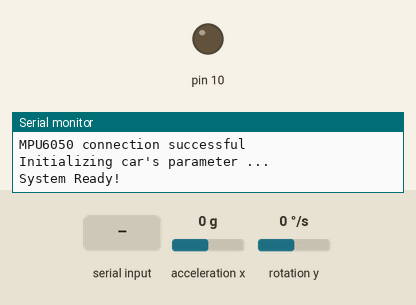
Recording of a sketch running on a simulated Arduino Uno, built with avr-gcc and run on an emulated ATmega328P. Shown: output pins drawn as LEDs (lit = HIGH), the last lines printed to the serial monitor. Inputs (shaded band) come from the test bench; at power-on: acceleration x 0 g, rotation y 0 °/s.

Above: at 1.2 s.
1.3 s: byte 111 (CMD_MOTOR) received over Serial
At 1.8 s:
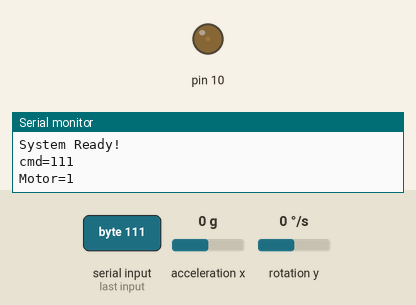
2.8 s: acceleration x set to -0.8 g
At 2.95 s:
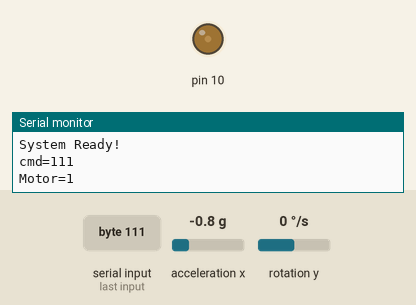
4.6 s: rotation y set to -192 °/s
At 5.96 s:
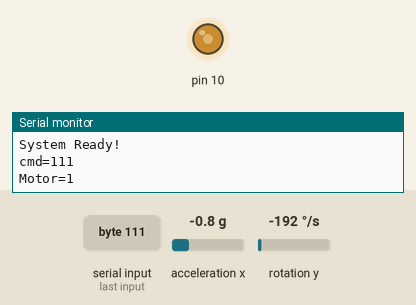
7.6 s: "1" received over Serial
Timing chart, 0 to 10.6 s (numbered marks = the images above; inputs shaded):
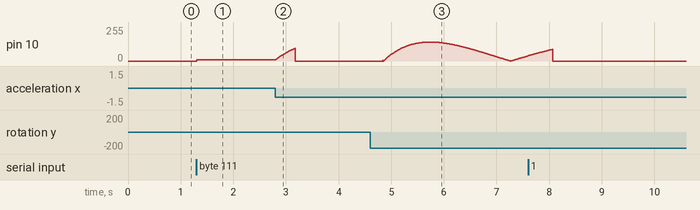

The sketch:

balance1.ino
```cpp
#include "TimerOne.h"
/* ============================================
I2Cdev device library code is placed under the MIT license
Copyright (c) 2011 Jeff Rowberg

Permission is hereby granted, free of charge, to any person obtaining a copy
of this software and associated documentation files (the "Software"), to deal
in the Software without restriction, including without limitation the rights
to use, copy, modify, merge, publish, distribute, sublicense, and/or sell
copies of the Software, and to permit persons to whom the Software is
furnished to do so, subject to the following conditions:

The above copyright notice and this permission notice shall be included in
all copies or substantial portions of the Software.

THE SOFTWARE IS PROVIDED "AS IS", WITHOUT WARRANTY OF ANY KIND, EXPRESS OR
IMPLIED, INCLUDING BUT NOT LIMITED TO THE WARRANTIES OF MERCHANTABILITY,
FITNESS FOR A PARTICULAR PURPOSE AND NONINFRINGEMENT. IN NO EVENT SHALL THE
AUTHORS OR COPYRIGHT HOLDERS BE LIABLE FOR ANY CLAIM, DAMAGES OR OTHER
LIABILITY, WHETHER IN AN ACTION OF CONTRACT, TORT OR OTHERWISE, ARISING FROM,
OUT OF OR IN CONNECTION WITH THE SOFTWARE OR THE USE OR OTHER DEALINGS IN
THE SOFTWARE.
===============================================
*/
// Arduino Wire library is required if I2Cdev I2CDEV_ARDUINO_WIRE implementation
// is used in I2Cdev.h
#include "Wire.h"

// I2Cdev and MPU6050 must be installed as libraries, or else the .cpp/.h files
// for both classes must be in the include path of your project
#include "I2Cdev.h"
#include "MPU6050.h"

// class default I2C address is 0x68
// specific I2C addresses may be passed as a parameter here
// AD0 low = 0x68 (default for InvenSense evaluation board)
// AD0 high = 0x69
MPU6050 Gyro6050;
// Motor dir define
#define MOTOR_CCW   2
#define MOTOR_CW    1
#define MOTOR_STOP  0

#define MOTOR_L     0
#define MOTOR_R     1


// BT command set
#define CMD_DEBUG           112 //'p'

#define CMD_KP_U            49 //'1'
#define CMD_KP_D            50 //'2'
#define CMD_KD_U            51 //'3'
#define CMD_KD_D            52 //'4'
#define CMD_KI_U            53 //'5'
#define CMD_KI_D            54 //'6'
#define CMD_BL_U            55 //'7'
#define CMD_BL_D            56 //'8'

#define CMD_TASK_TIME_U     114 //'r'
#define CMD_TASK_TIME_D     116 //'t'
#define CMD_PWM_STEP_U      121 //'y'
#define CMD_PWM_STEP_D      117 //'u'
#define CMD_ANGLE_MAX_U     13
#define CMD_ANGLE_MAX_D     14
#define CMD_ANGLE_MIN_U     15
#define CMD_ANGLE_MIN_D     16
#define CMD_ANGLE_STEP_U    17
#define CMD_ANGLE_STEP_D    18
#define CMD_PWM_STATIC_U    21
#define CMD_PWM_STATIC_D    22

#define CMD_MOTOR           111 //'o'
#define CMD_CAR_FF          119 //'w'
#define CMD_CAR_BK          122 //'z'
#define CMD_CAR_STOP        120 //'x'
#define CMD_CAR_RIGHT       115 //'s'
#define CMD_CAR_LEFT        97 //'a'
#define CMD_CAR_SPEED_U     113 //'q'
#define CMD_CAR_SPEED_D     101 //'e'

#define CMD_ACCEL_X_OFFSET_U    102 //'f'
#define CMD_ACCEL_X_OFFSET_D    118 //'v'
#define CMD_GYRO_Y_OFFSET_U     103 //'g'
#define CMD_GYRO_Y_OFFSET_D     98 //'b'

int cmd_sw_debug;
int cmd_sw_motor;

//******角度參數************
float Gyro_y;           //Y軸陀螺儀數據暫存
float Angle_gy;         //由角速度計算的傾斜角度
float Accel_x;          //X軸加速度值暫存
float Angle_ax;         //由加速度計算的傾斜角度
float Angle;            //小車最終傾斜角度
int value;            //角度正負極性標記

float Accel_x_offset;    //Regis, X軸加速度零點偏移
float Gyro_y_offset;       //Regis, 角速度軸Y零點偏移

//******PWM參數*************
int   speed_mr;         //右電機轉速
int   speed_ml;         //左電機轉速
int   PWM_R;            //右輪PWM值計算
int   PWM_L;            //左輪PWM值計算
float PWM_output;              //綜合PWM計算
float PWMI;             //PWM積分值
int   cmd_PWM_step;     //Regis, 控制馬達的級距
int   param_PWM_deadzoom; //Regis,馬達PWM的死區

//******電機參數*************
float speed_r_l;        //電機轉速
float car_speed;            //電機轉速濾波
float car_position;         //位移
char  turn_need;
char  speed_need;

//******卡爾曼參數************
static float Q_angle=0.001;
static float Q_gyro=0.003;
static float R_angle=0.5;
static char  C_0 = 1;
static float dt=0.05;                 //0.01=10ms, dt為kalman濾波器採樣時間;
static long task_dt = 50;             //10=10ms, task_dt為主循環執行時間

static float Q_bias = 0, Angle_err;
static float PCt_0, PCt_1, E;
static float K_0, K_1, t_0, t_1;
static float Pdot[4] ={0,0,0,0};
static float PP[2][2] = { { 1, 0 },{ 0, 1 } };

//******PID 參數************
static float Kp  = 15.0;   //PID參數
static float Kd  = 3.2;   //PID參數
static float Kpn = 0.01;  //PID參數
static float Ksp = 2.0;   //PID參數
/*
 * 2014/02/12
 * Accel_x_offset = -450
 * cmd_PWM_step = 170
 * Kp=52.5
 * Kd=1.8
 */
void Balance_Car_Init(void)
{
    //******PID參數************
    //Kp  = 15.0;   //PID參數
    //Kd  = 3.2;   //PID參數
    Kp  = 3.0;   //PID參數
    Kd  = 0.5;   //PID參數
    Kpn = 0.01;  //PID參數
    Ksp = 2.0;   //PID參數

    //******卡爾曼參數************
    Q_angle = 0.001;
    Q_gyro = 0.003;
    R_angle = 0.5;
    C_0 = 1;

    //*****設定delta, kalman濾波器採樣時間**********
    //dt=0.006;              //0.006=6ms, dt為kalman濾波器採樣時間;
    dt=0.01;                 //0.01=10ms, dt為kalman濾波器採樣時間;
    //dt=0.05;               //0.05=50ms, dt為kalman濾波器採樣時間;
    task_dt = 10000;         //us, 1000000=1s, task_dt為主循環執行時間

    //******校正Gyro零點偏移量************
    Accel_x_offset = -800;    //Regis, X軸加速度零點偏移
    Gyro_y_offset = -58;       //Regis, 角速度軸Y零點偏移

    //******Reset moter counter**********
    speed_mr = 0;	//右電機轉速
    speed_ml = 0;       //左電機轉速
    //******電機參數*************
    speed_r_l = 0;        //電機轉速
    car_speed = 0;            //電機轉速濾波
    car_position = 0;         //位移
    turn_need = 0;
    speed_need = 0;

    //******Set the BT command **********
    cmd_sw_debug = 0;
    cmd_sw_motor = 0;

    //*****PWM**********
    cmd_PWM_step = 1;
    param_PWM_deadzoom = 3000;
}


void BT_Cmd(void)
{
  int Cmd_read;

  // for incoming serial data
  if (Serial.available() > 0) {
  // read the incoming byte:
  Cmd_read = Serial.read();
  Serial.print("cmd=");
  Serial.println(Cmd_read, DEC);
  switch (Cmd_read)
  {
    case CMD_DEBUG:
      cmd_sw_debug += 1;
      //cmd_sw_debug = 1 - cmd_sw_debug;
      if (cmd_sw_debug > 3)
         cmd_sw_debug = 0;
      Serial.print("Debug=");
      Serial.println(cmd_sw_debug, DEC);
      break;
    case CMD_MOTOR:
      cmd_sw_motor = 1 - cmd_sw_motor;
      Serial.print("Motor=");
      Serial.println(cmd_sw_motor, DEC);
      break;
    case CMD_ACCEL_X_OFFSET_U:
      Accel_x_offset += 1.0;
      Serial.print("Accel_x_offset=");
      Serial.println(Accel_x_offset, DEC);
      break;
    case CMD_ACCEL_X_OFFSET_D:
                Accel_x_offset -= 1.0;
                Serial.print("Accel_x_offset=");
                Serial.print(Accel_x_offset, DEC);
                break;
            case CMD_GYRO_Y_OFFSET_U:
                Gyro_y_offset += 1.0;
                Serial.print("Gyro_y_offset=");
                Serial.println(Gyro_y_offset, DEC);
                break;
            case CMD_GYRO_Y_OFFSET_D:
                Gyro_y_offset -= 1.0;
                Serial.print("Gyro_y_offset");
                Serial.println(Gyro_y_offset, DEC);
                break;
            case CMD_TASK_TIME_U:
                task_dt += 10;
                dt += 0.001;
                Timer1.setPeriod(task_dt);
                Serial.print("Task_Delta=");
                Serial.println(task_dt, DEC);
                break;
            case CMD_TASK_TIME_D:
                task_dt -= 10;
                dt -= 0.001;
                Timer1.setPeriod(task_dt);
                Serial.print("Task_Delta=");
                Serial.println(task_dt, DEC);
                break;
            case CMD_PWM_STEP_U:
                cmd_PWM_step += 1;
                Serial.print("PWM_Step=");
                Serial.println(cmd_PWM_step, DEC);
                break;
            case CMD_PWM_STEP_D:
                cmd_PWM_step -= 1;
                Serial.print("PWM_Step=");
                Serial.println(cmd_PWM_step, DEC);
                break;
            case CMD_KP_U:
                Kp += 0.1;
                Serial.print("Kp=");
                Serial.println(Kp, DEC);
                break;
            case CMD_KP_D:
                Kp -= 0.1;
                Serial.print("Kp=");
                Serial.println(Kp, DEC);
                break;
            case CMD_KD_U:
                Kd += 0.1;
                Serial.print("Kd=");
                Serial.println(Kd, DEC);
                break;
            case CMD_KD_D:
                Kd -= 0.1;
                Serial.print("Kd=");
                Serial.println(Kd, DEC);
                break;
            case CMD_CAR_FF:
                speed_need = 30;
                Serial.println("FF");
                break;
            case CMD_CAR_BK:
                speed_need = -30;
                Serial.println("BK");
                break;
            case CMD_CAR_LEFT:
                turn_need = 30;
                Serial.println("L");
                break;
            case CMD_CAR_RIGHT:
                turn_need = -30;
                Serial.println("R");
                break;
            case CMD_CAR_STOP:
                speed_need = 0;
                Serial.println("STOP");
                break;
            default:
                Serial.println("No Cmd");
                break;
        }
  }
}

//*********************************************************
// 卡爾曼濾波
//*********************************************************

//Kalman濾波，處理時間約0.6ms；

void Kalman_Filter(float Accel,float Gyro)
{
	Angle += (Gyro - Q_bias) * dt; //先驗估計

	Pdot[0] = Q_angle - PP[0][1] - PP[1][0]; // Pk-先驗估計誤差協方差的微分

	Pdot[1] = -PP[1][1];
	Pdot[2] = -PP[1][1];
	Pdot[3] = Q_gyro;

	PP[0][0] += Pdot[0] * dt;   // Pk-先驗估計誤差協方差微分的積分
	PP[0][1] += Pdot[1] * dt;   // =先驗估計誤差協方差
	PP[1][0] += Pdot[2] * dt;
	PP[1][1] += Pdot[3] * dt;

	Angle_err = Accel - Angle;	//zk-先驗估計

	PCt_0 = C_0 * PP[0][0];
	PCt_1 = C_0 * PP[1][0];

	E = R_angle + C_0 * PCt_0;

	K_0 = PCt_0 / E;
	K_1 = PCt_1 / E;

	t_0 = PCt_0;
	t_1 = C_0 * PP[0][1];

	PP[0][0] -= K_0 * t_0;		 //後驗估計誤差協方差
	PP[0][1] -= K_0 * t_1;
	PP[1][0] -= K_1 * t_0;
	PP[1][1] -= K_1 * t_1;

	Angle	+= K_0 * Angle_err;	 //後驗估計
	Q_bias	+= K_1 * Angle_err;	 //後驗估計
	Gyro_y   = Gyro - Q_bias;	 //輸出值(後驗估計)的微分=角速度
}

//*********************************************************
// 傾角計算（卡爾曼融合）
//*********************************************************
//角度計算，處理時間約1.6ms；2.6ms for Serial.print
void Angle_Calculate(void)
{
	//------加速度--------------------------
	//範圍為2g時，換算關係：16384 LSB/g
	//角度較小時，x=sinx得到角度（弧度）, deg = rad*180/3.14
	//因為x>=sinx,故乘以1.3適當放大
	Accel_x  = Gyro6050.getAccelerationX();	  //讀取X軸加速度
        Angle_ax = (Accel_x + Accel_x_offset) /16384;         //去除零點偏移,計算得到角度（弧度）
	Angle_ax = Angle_ax * 1.2 * RAD_TO_DEG;           //弧度轉換為度,(180/3.14)

        //-------角速度-------------------------
	//範圍為250deg/s時，換算關係：131 LSB/(deg/s)
	Gyro_y = Gyro6050.getRotationY();	      //靜止時角速度Y軸輸出為+17左右
        if (cmd_sw_debug == 1)
        {
            Serial.print("acc=");
            Serial.print(Accel_x,0);
            Serial.print(" ");
            Serial.print(Angle_ax,2);
            Serial.print(" ");
            Serial.print(Gyro_y,0);
        }
        Gyro_y = -(Gyro_y - Gyro_y_offset)/131;         //去除零點偏移，計算角速度值,負號為方向處理
	//Angle_gy = Angle_gy + Gyro_y*0.01;  //角速度積分得到傾斜角度.
	//-------卡爾曼濾波融合-----------------------
	Kalman_Filter(Angle_ax, Gyro_y);       //卡爾曼濾波計算傾角

	/*
        //-------互補濾波-----------------------
	//補償原理是取當前傾角和加速度獲得傾角差值進行放大，然後與
        //陀螺儀角速度疊加後再積分，從而使傾角最跟蹤為加速度獲得的角度
	//0.5為放大倍數，可調節補償度；0.01為系統週期10ms
        */
	//Angle = Angle + (((Angle_ax-Angle)*0.5 + Gyro_y)*0.01);

        if (cmd_sw_debug == 1)
        {
            Serial.print(" ");
            Serial.println(Angle,1);
        }
}


//*********************************************************
//電機轉速和位移值計算
//
//<<Motor Counter>>
//R => [J7]RB12(11)-AN12/CTED2/PMA11/CN30/RB12(41)
//L => [J7]RB13(10)-AN13/CTED1/PMA10/CN31/RB13(42)
//*********************************************************
//處理時間約50us；
void Position_Calculate(void)
{
	speed_r_l =(speed_mr + speed_ml)*0.5;
	car_speed *= 0.7;		                  //車輪速度濾波
	car_speed += speed_r_l*0.3;
	car_position += car_speed;	                  //積分得到位移
	car_position += speed_need;
	if(car_position<-6000) car_position = -6000;
	if(car_position> 6000) car_position =  6000;
}


//*********************************************************
//電機PWM值計算
//*********************************************************
//處理時間約90us；680us for Serial.print
void PWM_Calculate(void)
{
    int PWM_R_temp, PWM_L_temp;
    int car_dir;
    char m[50];

    if (Angle < -30 || Angle > 30)               //角度過大，關閉電機
    {
        //Motor_PWM_Dir_Set_Raw(MOTOR_L, MOTOR_STOP, 0);
        //Motor_PWM_Dir_Set_Raw(MOTOR_R, MOTOR_STOP, 0);
        analogWrite(10, 0);
    }
    else
    {
	PWM_output  = Kp * Angle + Kd * Gyro_y;          //PID：角速度和角度
	PWM_output += Kpn * car_position + Ksp * car_speed;      //PID：速度和位置
	PWM_R = PWM_output + turn_need;
	PWM_L = PWM_output + turn_need;

        PWM_R_temp = PWM_R * cmd_PWM_step;
        //PWM_L_temp = PWM_L * cmd_PWM_step;

        if (PWM_R < 0)
        {
            car_dir = MOTOR_CCW;
            PWM_R_temp = -PWM_R_temp;
        }
        else
            car_dir = MOTOR_CW;

       if (cmd_sw_debug == 2)
        {
            //sprintf(m, "%f %f %d %d\r\n", Angle, Gyro_y, PWM_R, PWM_R_temp);
            //UART_PutString(UART_BT, m);
            Serial.print("A P ");
            Serial.print(Angle);
            Serial.print(" ");
            Serial.println(PWM_R_temp);
        }
#if 0
        if (PWM_R_temp > Motor_L298N_PWN_Period()) //PWM如果大於PWM上限
        {
            PWM_R_temp = Motor_L298N_PWN_Period()-3000;
            //UART_PutString(UART_BT, "PWM over");
        }
#endif
        //if (PWM_R_temp < (param_PWM_deadzoom + 600)) // PWM如果低於死區，無法驅動馬達
        //{
        //    PWM_R_temp = 0;
        //}

        if (cmd_sw_motor)
        {
            //Motor_PWM_Dir_Set_Raw(MOTOR_R, car_dir, PWM_R_temp);
            //Motor_PWM_Dir_Set_Raw(MOTOR_L, car_dir, PWM_R_temp);
            analogWrite(10, PWM_R_temp);
        }
        else
        {
            analogWrite(10, 0);
            //Motor_PWM_Dir_Set_Raw(MOTOR_L, MOTOR_STOP, 0);
            //Motor_PWM_Dir_Set_Raw(MOTOR_R, MOTOR_STOP, 0);
        }

        //PWM_Motor(PWM_L,PWM_R);
     }
}

// Pin 13 has an LED connected on most Arduino boards.
// give it a name:
int led = 13;
int blink_led = 0;
int timer1_sw = 0;

void Timer1_callback(void)
{
  blink_led = !blink_led;
  digitalWrite(led, blink_led);
  timer1_sw = 1;
}
void setup()
{
  // join I2C bus (I2Cdev library doesn't do this automatically)
  Wire.begin();

  //Initialize serial and wait for port to open:
  Serial.begin(57600);
  // initialize device
  Serial.println("Initializing MPU6050 with I2C ...");
  // FS_SEL = MPU6050_GYRO_FS_250 0x0;
  // AFS_SEL = MPU6050_ACCEL_FS_2 0x0;
  Gyro6050.initialize();
  // verify connection
  Serial.println("Testing device connections...");
  Serial.println(Gyro6050.testConnection() ? "MPU6050 connection successful" : "MPU6050 connection failed");

  Serial.println("Initializing car's parameter ...");
  Balance_Car_Init();

  //while (!Serial) {
  //  ; // wait for serial port to connect. Needed for Leonardo only
  //}
  Serial.println("System Ready!");
  Timer1.initialize(task_dt); //1s
  Timer1.attachInterrupt(Timer1_callback);  // attaches callback() as a timer overflow interrupt
}

unsigned long time;
void loop() {
  // put your main code here, to run repeatedly:
  // send data only when you receive data:
  BT_Cmd();
  //Timer1_callback();
  if (timer1_sw)
  {
    //time = micros();
    Angle_Calculate();
    //time = micros() - time;
    //Serial.print("Angle_Calculate=");
    //Serial.println(time);

    //time = micros();
    //Position_Calculate();
    //time = micros() - time;
    //Serial.print("Position_Calculate=");
    //Serial.println(time);

    //time = micros();
    PWM_Calculate();
    //time = micros() - time;
    //Serial.print("PWM_Calculate=");
    //Serial.println(time);

    timer1_sw = 0;
  }
}
```

Measured:
- after the input at 1.3 s, pin 10: 0/255 → 10/255 at once
- after the input at 2.8 s, pin 10: rises from 10/255 to 95/255 in 0.36 s, then falls to 0/255 in 0.01 s
